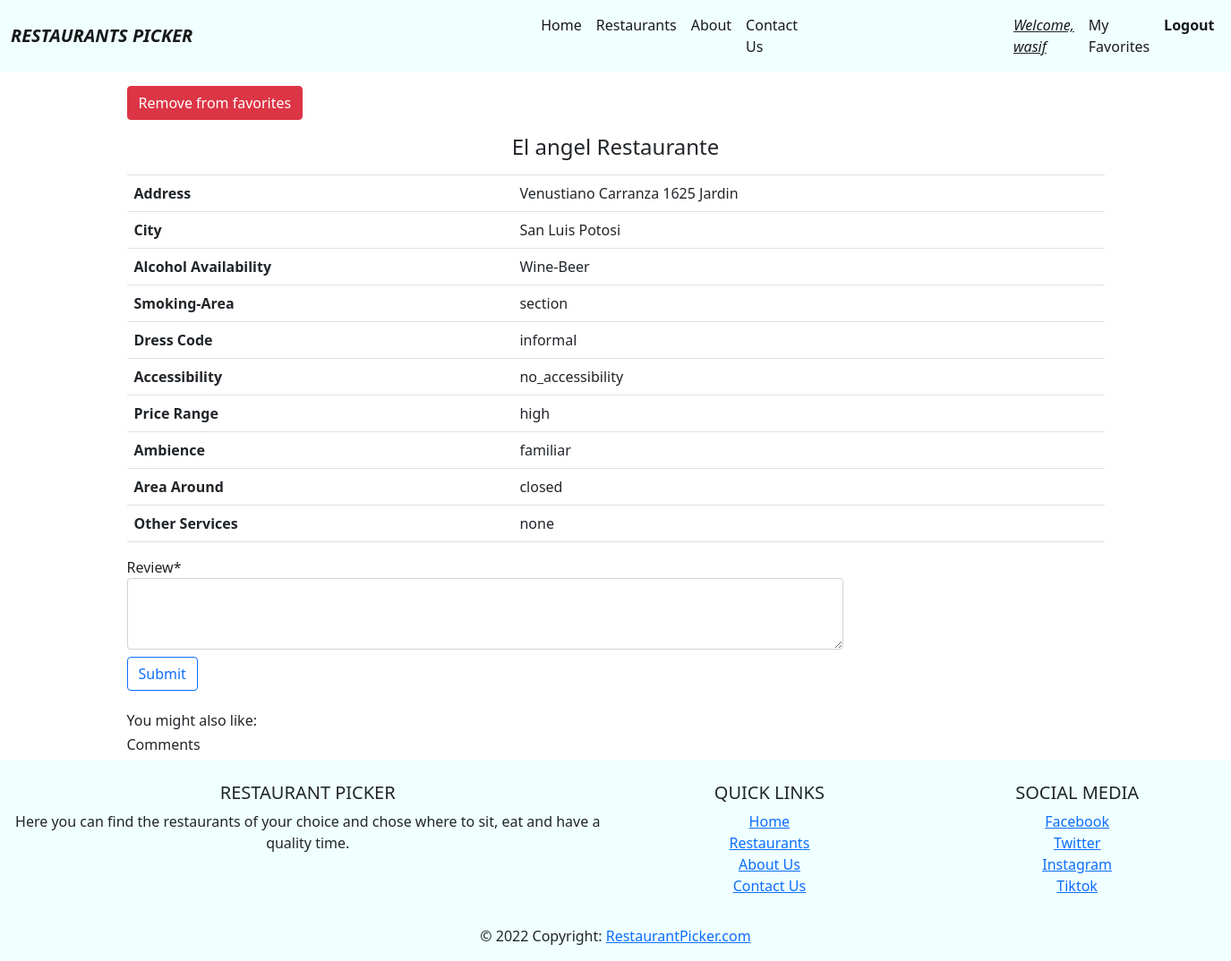
Screenshot of /restaurant/15 (signed in) with the database file from the repository.
### restaurantApp/models.py (models this page shows, shortened)
class Restaurant(models.Model):
    name = models.CharField(max_length=100)
    address = models.CharField(max_length=100)
    city = models.CharField(max_length=50)
    alcohol = models.CharField(max_length=50,blank=True, null=True)
    smoking_area = models.CharField(max_length=50,blank=True, null=True)
    dresscode = models.CharField(max_length=50,blank=True, null=True)
    accessibility = models.CharField(max_length=50,blank=True, null=True)
    price = models.CharField(max_length=10)
    ambience = models.CharField(max_length=50,blank=True, null=True)
    area = models.CharField(max_length=50,blank=True, null=True)
    other_services = models.TextField(max_length=100,blank=True, null=True)
    favorite = models.ManyToManyField(User, related_name='favorite')

### restaurantApp/views.py (the view, shortened to what this page needs)
# urls.py: path('restaurant/<int:id>',views.get_restaurant_info),
def  get_restaurant_info(request, id):
    if not request.user.is_authenticated:
        return redirect('/signin')
    try:
        review_form = ReviewForm()
        restaurant = Restaurant.objects.get(id=id)
        reviews = Review.objects.filter(restaurant=restaurant).order_by('-created_at')[0:4]
        context = {
                'is_favorite': False
        }
        restaurant_ids = get_recommendation_for_restaurant(id)
        recommended_restaurants = Restaurant.objects.filter(id__in=restaurant_ids)
        if restaurant.favorite.filter(pk=request.user.pk).exists():
            context['is_favorite'] = True
        return render(request,"restaurant.html",{'restaurant':restaurant,'context':context,'reviews':reviews,'review_form':review_form,'recommended_restaurants':recommended_restaurants})
    except Restaurant.DoesNotExist:
        return render(request,'404.html')

### restaurantApp/forms.py
class ReviewForm(forms.ModelForm):
    class Meta:
        model = Review
        fields = ['review']

### restaurantApp/ml.py (called while the page is built)
def combined_features(row):
    return row['address']+" "+row['city'] + " " +row['alcohol']+" " +row['smoking_area']+" "+row['dresscode']+" "+row['price']+" "+row['ambience']+" "+row['area']+" "+row['other_services']

def get_index_from_id(df, id):
    return df[df.id == id].index.values[0]

### template/restaurant.html (shortened to what this page needs)
<!DOCTYPE html>
<html lang="en">
<head>
</head>
<body>
    {% extends 'base.html' %}
    {% load crispy_forms_tags %}
    {%block content%}
    <div class="container-fluid mt-3 mb-2">
        {% if not context.is_favorite %}
        <div>
            <a class="btn btn-success" href="/add_to_favorite/{{restaurant.id}}">Add to favorites</a>
        </div>
        {% else %}
        <div>
            <a class="btn btn-danger" href="/remove_from_favorites/{{restaurant.id}}">Remove from favorites</a>
        </div>
        {% endif %}
    </div>
    <div class="container-fluid mt-2">
        <table class="table table-hover">
            <tr>
                <td align="center" colspan="2"><h4>{{restaurant.name}}</h4></td>
            </tr>
            <tr>
                <th>Address</th>
                <td>{{restaurant.address}}</td>
            </tr>
            <tr>
                <th>City</th>
                <td>{{restaurant.city}}</td>
            </tr>
            <tr>
                <th>Alcohol Availability</th>
                <td>{{restaurant.alcohol}}</td>
            </tr>
            <tr>
                <th>Smoking-Area</th>
                <td>{{restaurant.smoking_area}}</td>
            </tr>
            <tr>
                <th>Dress Code</th>
                <td>{{restaurant.dresscode}}</td>
            </tr>
            <tr>
                <th>Accessibility</th>
                <td>{{restaurant.accessibility}}</td>
            </tr>
            <tr>
                <th>Price Range</th>
                <td>{{restaurant.price}}</td>
            </tr>
            <tr>
                <th>Ambience</th>
                <td>{{restaurant.ambience}}</td>
            </tr>
            <tr>
                <th>Area Around</th>
                <td>{{restaurant.area}}</td>
            </tr>
            <tr>
                <th>Other Services</th>
                <td>{{restaurant.other_services}}</td>
            </tr>
        </table>
    </div>
    <div class="container-fluid mt-3 mb-4">
        <form action="/restaurant/{{restaurant.id}}" method="POST">
            {{ review_form|crispy }}
        <input class="btn btn-outline-primary mt-2" type="submit" value="Submit" />
        </form>
    </div>
        <div class="container-fluid">
           <h6>You might also like:</h6>
        </div>
    <div class="container-fluid my-2">
        <h6>Comments</h6>
    </div>
    {% endblock %}

### template/base.html (shortened to what this page needs)
{% load static %}
<!DOCTYPE html>
<html lang="en">
<head>
    <link rel="stylesheet" href="{% static 'css/style.css' %}" >
    <link rel="stylesheet" href="{% static 'css/bootstrap.min.css' %}" >
</head>
<body>
    <nav class="navbar navbar-expand-lg navbar-light">
        <div class="container-fluid">
          <strong><i><a class="navbar-brand" href="/index">RESTAURANTS PICKER</a></i></strong>
          <div class="collapse navbar-collapse" id="navbarNav">
            <ul class="navbar-nav">
              <li class="nav-item">
                <a class="nav-link active" aria-current="page" href="/index">Home</a>
              </li>
              <li class="nav-item">
                <a class="nav-link active" href="/restaurants/page/1">Restaurants</a>
              </li>
              <li class="nav-item">
                <a class="nav-link active" href="#">About</a>
              </li>
              <li class="nav-item">
                <a class="nav-link active" href="#">Contact Us</a>
              </li>
              {% if request.user.is_authenticated %}
              <li class="nav-item" style="margin-left: 225px;">
                <i><u> <a class="nav-link active">Welcome, {{ request.user.username }}</a></u></i>
               </li>
              <li class="nav-item">
               <a href="/user_favorites" class="nav-link active">My Favorites</a>
              </li>
              <li class="nav-item">
                <strong> <a class="nav-link active" href="/signout">Logout</a></strong>
               </li>
              {% endif %}
            </ul>
          </div>
        </div>
      </nav>
    <div class="container">
        {% block content %}
        {% endblock %}
    </div>
<footer class="page-footer font-small blue pt-4">
  <div class="container-fluid text-center text-md-left">
    <div class="row">
      <div class="col-md-6 mt-md-0 mt-3">
        <h5 class="text-uppercase">Restaurant Picker</h5>
        <p>Here you can find the restaurants of your choice and chose where to sit, eat and have a quality time.</p>
      </div>
      <div class="col-md-3 mb-md-0 mb-3">
        <h5 class="text-uppercase">Quick Links</h5>
        <ul class="list-unstyled">
          <li>
            <a href="/index">Home</a>
          </li>
          <li>
            <a href="/restaurants/page/1">Restaurants</a>
          </li>
          <li>
            <a href="#!">About Us</a>
          </li>
          <li>
            <a href="#!">Contact Us</a>
          </li>
        </ul>
      </div>
      <div class="col-md-3 mb-md-0 mb-3 social">
        <h5 class="text-uppercase">Social Media</h5>
        <ul class="list-unstyled" >
          <li>
            <a href="#!">Facebook</a>
          </li>
          <li>
            <a href="#!">Twitter</a>
          </li>
          <li>
            <a href="#!">Instagram</a>
          </li>
          <li>
            <a href="#!">Tiktok</a>
          </li>
        </ul>
      </div>
    </div>
  </div>
  <div class="footer-copyright text-center py-3">© 2022 Copyright:
    <a href="/"> RestaurantPicker.com</a>
  </div>
</footer>
</body>
</html>

### static/css/style.css (style rules this page uses)
#navbarNav { margin-left: 365px; }
.navbar { background-color: azure; }
footer { background-color: azure; margin: 0px !important; }
#div_id_review { margin-right: 300px; }
#id_review { height: 5em; width: 50em; }

### rows the page displays
Restaurant: name "El angel Restaurante", address "Venustiano Carranza 1625 Jardin", city "San Luis Potosi", alcohol "Wine-Beer", smoking_area "section", dresscode "informal", accessibility "no_accessibility", price "high", ambience "familiar", area "closed", other_services "none"

### other values shown
{{ request.user.username }} "wasif"
